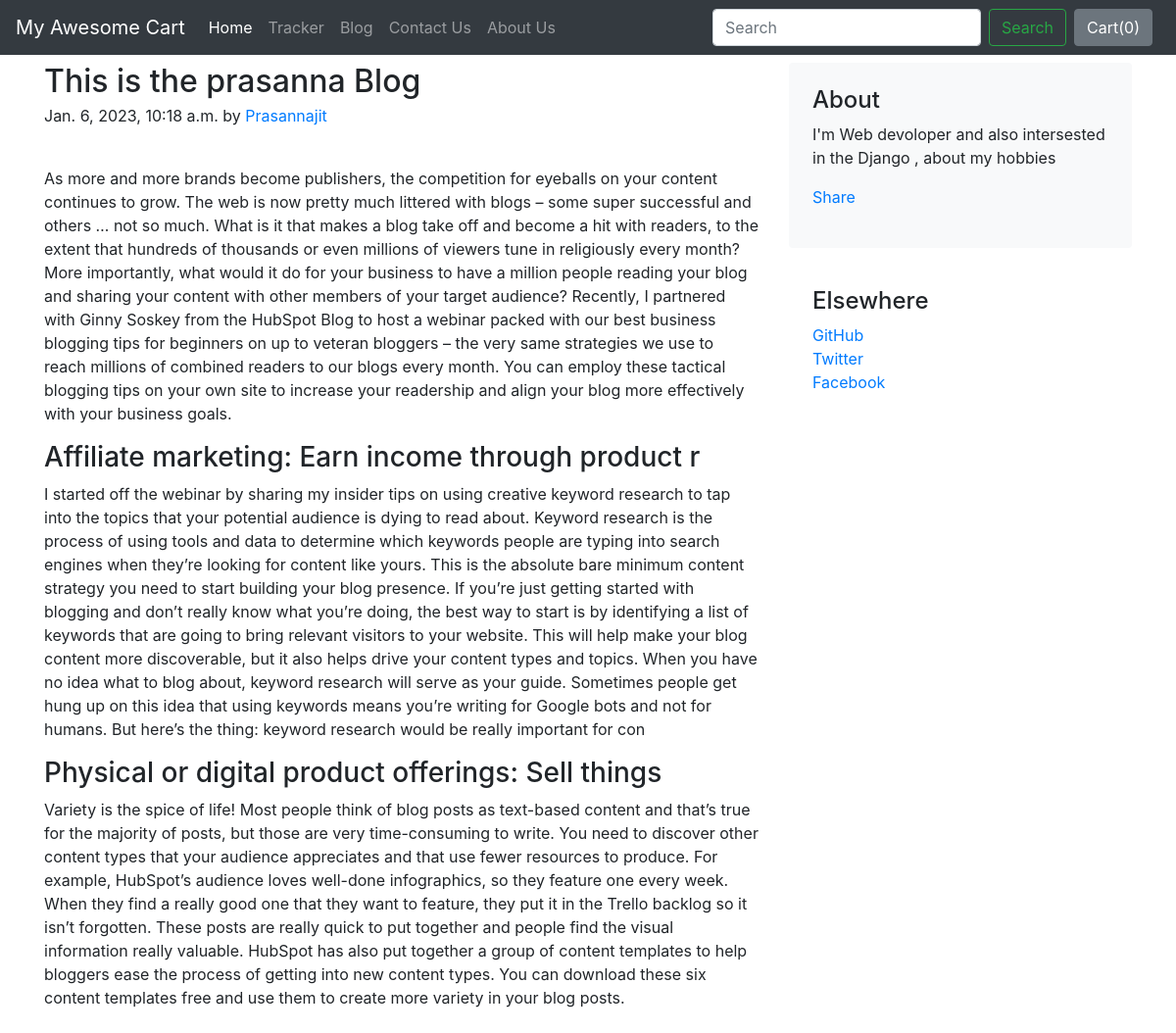
/Blog/Blogpost/3, run on the app's committed database.
### Blog/models.py (models this page shows, shortened)
class blogpost(models.Model):
    post_id = models.AutoField(primary_key=True)
    title = models.CharField(max_length=50,default ="")
    post_date = models.DateTimeField()
    author = models.CharField(max_length=15,default ="")
    content = models.CharField(max_length=5000,default ="")
    title_subhead_1 = models.CharField(max_length=50,default ="")
    content_subhead_1 = models.CharField(max_length=5000,default ="")
    title_subhead_2 = models.CharField(max_length=50,default ="")
    content_subhead_2 = models.CharField(max_length=5000,default ="")
    thumbnail = models.ImageField(upload_to="Blog/images",default ="")
    about = models.CharField(max_length=1000,default="")

### Blog/views.py (the view)
# urls.py: path("Blogpost/<int:id>",views.Blogpost,name='homeBlog')
def Blogpost(request,id):
    post = blogpost.objects.filter(post_id=id)[0]
    return render(request,'Blog/Blogpost.html',{"post":post})

### Blog/templates/Blog/Blogpost.html (shortened to what this page needs)
{% extends 'Blog/basic.html' %}
{% block body %}
<div class="container my-2">
  <div class="row g-5">
    <div class="col-md-8">
      <article class="blog-post">
        <h2 class="blog-post-title mb-1">{{post.title}}</h2>
        <p class="blog-post-meta">{{post.post_date}} by <a href="#">{{post.author}}</a></p>
        <div class="fb-like" data-href="http://127.0.0.1:8000/blog/blogpost/{{post.post_id}}" data-layout="standard" data-action="like" data-size="large" data-show-faces="false" data-share="true"></div><br>
         <p>{{post.content}}</p>
        <h3>{{post.title_subhead_1}}</h3>
        <p>{{post.content_subhead_1}}</p>
        <h3>{{post.title_subhead_2}}</h3>
        <p>{{post.content_subhead_2}}</p>
        </div>
    <div class="col-md-4">
      <div class="position-sticky" style="top: 2rem;">
        <div class="p-4 mb-3 bg-light rounded">
          <h4 class="fst-italic">About</h4>
          <p class="mb-0">{{post.about}}</p>
          <div class="my-3 fb-share-button" data-href="http://127.0.0.1:8000/blog/blogpost/{{post.post_id}}" data-layout="button_count" data-size="large"><a target="_blank" href="https://www.facebook.com/sharer/sharer.php?u=http%3A%2F%2F127.0.0.1%3A8000%2Fblog%2Fblogpost%2F4&src=sdkpreparse" class="fb-xfbml-parse-ignore">Share</a></div>
        </div>
        <div class="p-4">
          <h4 class="fst-italic">Elsewhere</h4>
          <ol class="list-unstyled">
            <li><a href="#">GitHub</a></li>
            <li><a href="#">Twitter</a></li>
            <li><a href="#">Facebook</a></li>
          </ol>
        </div>
      </div>
    </div>
  </div>
  </div>
  {% endblock %}

### data on the page
blogpost: title "This is the prasanna Blog", post_date "Jan. 6, 2023, 10:18 a.m.", author "Prasannajit", content "As more and more brands become publishers, the competition for eyeballs on your content continues to grow. The web is now pretty much littered with blogs – some super successful and others … not so much. What is it that makes a blog take off and become a hit with readers, to the extent that hundreds of thousands or even millions of viewers tune in religiously every month? More importantly, what would it do for your business to have a million people reading your blog and sharing your content with other members of your target audience? Recently, I partnered with Ginny Soskey from the HubSpot Blog to host a webinar packed with our best business blogging tips for beginners on up to veteran…", title_subhead_1 "Affiliate marketing: Earn income through product r", content_subhead_1 "I started off the webinar by sharing my insider tips on using creative keyword research to tap into the topics that your potential audience is dying to read about. Keyword research is the process of using tools and data to determine which keywords people are typing into search engines when they’re looking for content like yours. This is the absolute bare minimum content strategy you need to start building your blog presence. If you’re just getting started with blogging and don’t really know what you’re doing, the best way to start is by identifying a list of keywords that are going to bring relevant visitors to your website. This will help make your blog content more discoverable, but it…", title_subhead_2 "Physical or digital product offerings: Sell things", content_subhead_2 "Variety is the spice of life! Most people think of blog posts as text-based content and that’s true for the majority of posts, but those are very time-consuming to write. You need to discover other content types that your audience appreciates and that use fewer resources to produce. For example, HubSpot’s audience loves well-done infographics, so they feature one every week. When they find a really good one that they want to feature, they put it in the Trello backlog so it isn’t forgotten. These posts are really quick to put together and people find the visual information really valuable. HubSpot has also put together a group of content templates to help bloggers ease the process of getting…", about "I'm Web devoloper and also intersested in the Django , about my hobbies"
